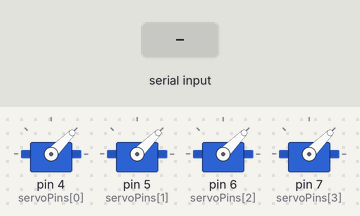
Recording of a sketch running on a simulated Arduino Uno, built with avr-gcc and run on an emulated ATmega328P. Parts: 4 × servo. Inputs (shaded band) come from the test bench.

Above: at 1.2 s.
1.3 s: "8\n" received over Serial
At 2.1 s:
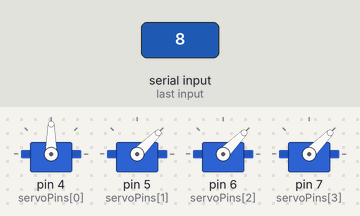
4.3 s: byte 55 ('7') received over Serial
At 6.0 s:
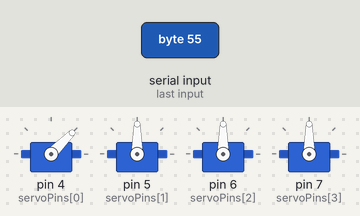
7.3 s: byte 57 ('9') received over Serial
At 9.5 s:
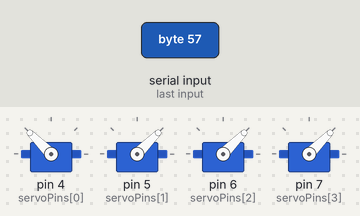
10.3 s: byte 56 ('8') received over Serial
At 13.5 s:
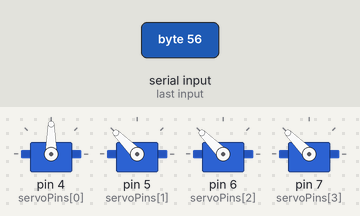
16.3 s: "9\n" received over Serial
At 17.5 s:
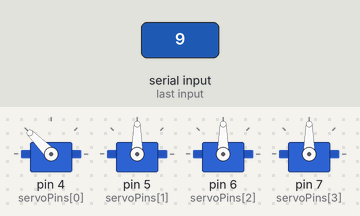
19.3 s: byte 50 ('2') received over Serial
At 21.5 s:
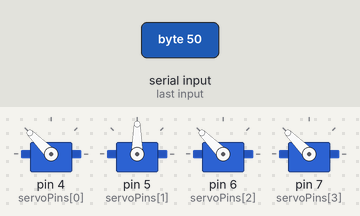
Timing chart, 0 to 25.1 s (numbered marks = the images above; inputs shaded):
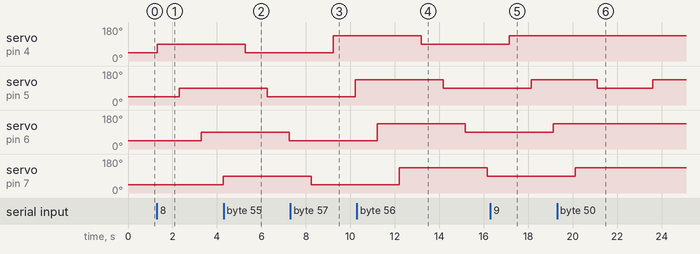

Measured:
- after the input at 1.3 s, servo on pin 4 (servoPins[0]): 45° → 90° at once; servo on pin 5 (servoPins[1]): 45° → 90° after 1.0 s; servo on pin 6 (servoPins[2]): 45° → 90° after 2.0 s; servo on pin 7 (servoPins[3]): 45° → 90° after 3.0 s
- after the input at 4.3 s, servo on pin 4 (servoPins[0]): 90° → 45° after 0.97 s; servo on pin 5 (servoPins[1]): 90° → 45° after 2.0 s; servo on pin 6 (servoPins[2]): 90° → 45° after 2.9 s
- after the input at 7.3 s, servo on pin 4 (servoPins[0]): 45° → 135° after 1.9 s; servo on pin 5 (servoPins[1]): 45° → 135° after 2.9 s
- after the input at 10.3 s, servo on pin 4 (servoPins[0]): 135° → 90° after 2.9 s; servo on pin 5 (servoPins[1]): 135° → 90° after 3.9 s
- after the input at 16.3 s, servo on pin 4 (servoPins[0]): 90° → 135° after 0.85 s; servo on pin 5 (servoPins[1]): 90° → 135° after 1.8 s; servo on pin 6 (servoPins[2]): 90° → 135° after 2.8 s
- after the input at 19.3 s, servo on pin 5 (servoPins[1]): 135° → 90° after 1.8 s, → 135° 2.5 s later

The sketch:

PayloadDrop.ino
```cpp
// input 1 -> payload 1
// input 2 -> payload 2
// input 3 -> payload 3
// input 4 -> payload 4
// input 7 -> all close
// input 8 -> all half open
// input 9 -> all opem

#include <Servo.h>
#include <Arduino_FreeRTOS.h>
#include <queue.h>

Servo servos[4];
int servoPins[4] = {4,5, 6, 7};

QueueHandle_t inputQueue;

//
void moveServo(int index, int angle) {
  if (index >= 0 && index < 4) {
    servos[index].write(angle);
    vTaskDelay(pdMS_TO_TICKS(500));
  }
}

void InputTask(void *pvParameters) {
  while (1) {
    if (Serial.available()) {
      char cmd = Serial.read();

      if ((cmd >= '1' && cmd <= '4') || cmd == '7' || cmd == '8' || cmd == '9') {
        xQueueSend(inputQueue, &cmd, portMAX_DELAY);
      }

      if (cmd == '\n') {
        while (Serial.available()) Serial.read();
      }
    }
    vTaskDelay(pdMS_TO_TICKS(50));
  }
}

void CommandTask(void *pvParameters) {
  char cmd;
  while (1) {
    if (xQueueReceive(inputQueue, &cmd, portMAX_DELAY) == pdPASS) {
      switch (cmd) {
        case '1': case '2': case '3': case '4': {
          int index = cmd - '1';
          moveServo(index, 90);
          vTaskDelay(pdMS_TO_TICKS(2000));
          moveServo(index, 135);
          break;
        }

        case '7':
          for (int i = 0; i < 4; i++) {
            moveServo(i, 45);
            vTaskDelay(pdMS_TO_TICKS(500));
          }
          break;

        case '8':
          for (int i = 0; i < 4; i++) {
            moveServo(i, 90);
            vTaskDelay(pdMS_TO_TICKS(500));
          }
          break;

        case '9':
          for (int i = 0; i < 4; i++) {
            moveServo(i, 135);
            vTaskDelay(pdMS_TO_TICKS(500));
          }
          break;
      }
    }
  }
}

void setup() {
  Serial.begin(9600);

  for (int i = 0; i < 4; i++) {
    servos[i].attach(servoPins[i]);
    servos[i].write(45);
  }

  inputQueue = xQueueCreate(10, sizeof(char));

  xTaskCreate(InputTask, "InputTask", 128, NULL, 1, NULL);
  xTaskCreate(CommandTask, "CommandTask", 256, NULL, 1, NULL);
}
void loop() {
}
```
